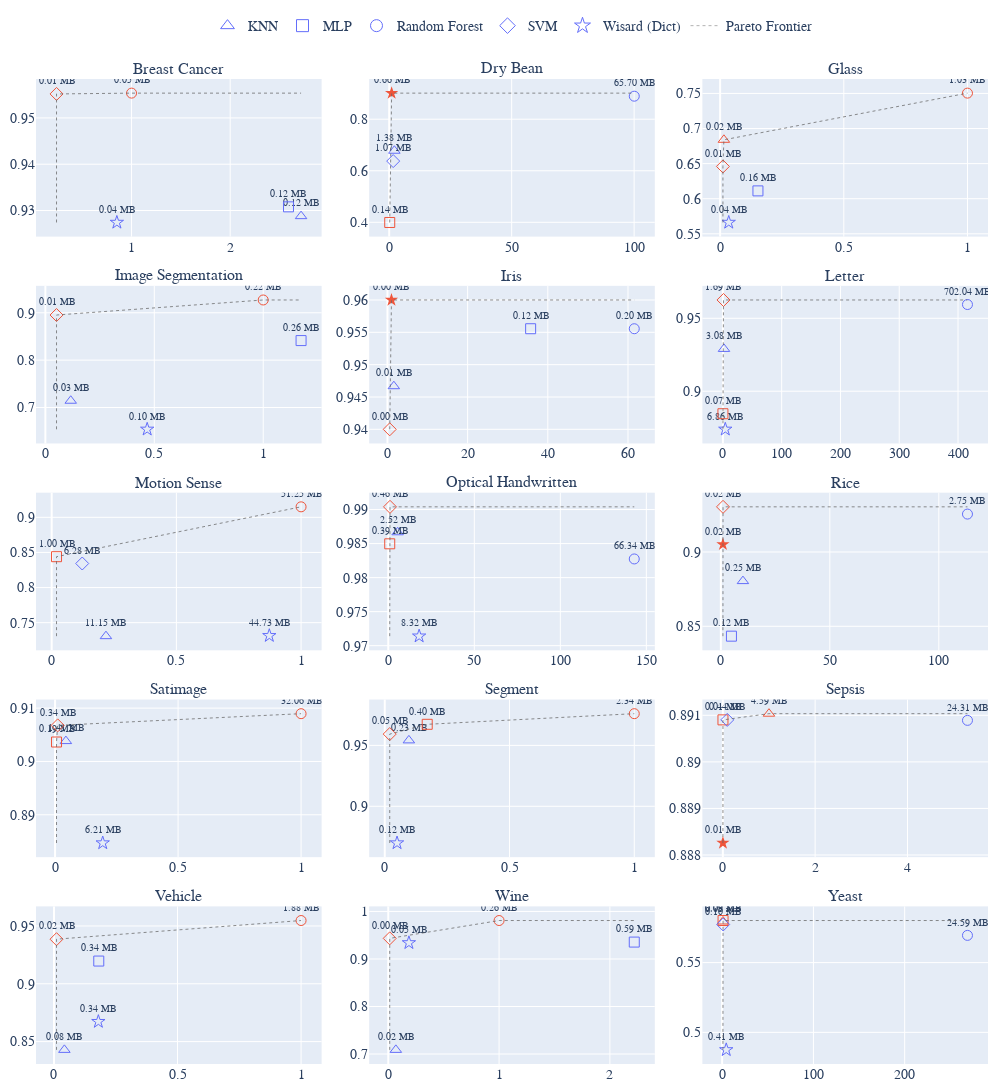

Notebook code for this chart:
### Code cell
from plotly.subplots import make_subplots
import plotly.graph_objects as go
from math import cos, sin, radians

# Assuming 'data' is our DataFrame
data = df.copy()

# dfs = []
# for dset in order_of_datasets:
#     x = data[data["dataset"] == dset].copy()
#     dfs.append(x)
# data = pd.concat(dfs).reset_index(drop=True)

# Define marker symbols for each model
marker_symbols = {
    "KNN": "triangle-up-open",
    "MLP": "square-open",
    # "MLP-2L": "circle-open",
    "RF": "circle-open",
    "SVM": "diamond-open",
    "Dict-Wisard": "star-open",
}

# Define model names for legend
model_names = {
    "KNN": "KNN",
    "MLP": "MLP",
    # "MLP-2L": "MLP-2L",
    "RF": "Random Forest",
    "SVM": "SVM",
    "Dict-Wisard": "Wisard (Dict)",
}

pareto_colors = {
    True: px.colors.qualitative.Plotly[1],
    False: px.colors.qualitative.Plotly[0],
}

rows = 5
cols = 3
datasets = data["dataset"].unique().tolist()
if "Mean" in datasets:
    datasets.remove("Mean")
if "Median" in datasets:
    datasets.remove("Median")


fig = make_subplots(
    rows=rows,
    cols=cols,
    subplot_titles=datasets,
    shared_xaxes=False,
    shared_yaxes=False,
    vertical_spacing=0.05,
    horizontal_spacing=0.05,
)

positions = [
    ("top", "left"),
    ("top", "right"),
    ("top", "left"),
    ("top", "right"),
    ("top", "left"),
    ("top", "right"),
]

for i, dset in enumerate(datasets):
    row = i // cols + 1
    col = i % cols + 1

    dset_df = data[data["dataset"] == dset]

    prev_positions = []

    for j, (model, model_df) in enumerate(dset_df.groupby("model")):
        pareto = model_df["pareto"].iloc[0]
        color = pareto_colors[pareto]
        symbol = marker_symbols[model]
        size = (model_df["model_size"] / 1024 ** 2).iloc[0]
        size = f"{size:.2f} MB"
        

        if model == "Dict-Wisard" and pareto:
            symbol = "star"

        fig.add_trace(
            go.Scatter(
                x=model_df["model_size_relative"],
                y=model_df["metric"],
                mode="markers+text",
                marker=dict(symbol=symbol, size=10, color=color),
                showlegend=False,
                name=model_names[model],
                text=size,
                textfont=dict(family="Times New Roman", size=10),
                textposition="top center",
            ),
            row=row,
            col=col,
        )

        
    pareto_points = dset_df[dset_df["pareto"] == True].copy()
    pareto_points.sort_values(by="model_size_relative", inplace=True)
    # pareto_points = pareto_points.reset_index(drop=True)
    x = pareto_points["model_size_relative"].to_list()
    y = pareto_points["metric"].to_list()

    x.insert(0, min(dset_df["model_size_relative"]))
    y.insert(0, min(dset_df["metric"]))

    x.append(max(dset_df["model_size_relative"]))
    y.append(max(dset_df["metric"]))


    fig.add_trace(
        go.Scatter(
            x=x,
            y=y,
            mode="lines",
            line=dict(
                color=px.colors.qualitative.Prism_r[0], width=0.75, dash="dot"
            ),
            showlegend=False,
        ),
        row=row,
        col=col,
    )

    # Add secondary x-axis
    # fig.update_xaxes(secondary_x=True, row=row, col=col, title_text="Model Size", tickvals=dset_df["model_size_relative"], ticktext=dset_df["model_size"])
    

# Manually map symbols to names in the legend
legend_labels = {
    symbol: model_names[model] for model, symbol in marker_symbols.items()
}

# Create a custom legend
custom_legend = []
for symbol, model_name in legend_labels.items():
    custom_legend.append(
        go.Scatter(
            x=[None],
            y=[None],
            mode="markers",
            marker=dict(
                symbol=symbol, size=12, color=px.colors.qualitative.Plotly[0]
            ),
            name=model_name,
        )
    )

custom_legend.append(
    go.Scatter(
        x=[None],
        y=[None],
        mode="lines",
        line=dict(
            color=px.colors.qualitative.Prism_r[0], width=0.5, dash="dot"
        ),
        name="Pareto Frontier",
    )
)

for trace in custom_legend:
    fig.add_trace(trace)

fig.update_layout(
    height=1200,
    width=1000,
    margin=dict(l=10, r=10, t=10, b=10),
    font=dict(family="Times New Roman", size=14),
    legend=dict(
        title="",  # Set title to empty string to remove the legend title
        orientation="h",
        yanchor="top",
        y=1.07,
        xanchor="center",
        x=0.5,
        traceorder="normal",  # Set trace order to normal to arrange legend entries horizontally
    ),
)

write_figure("model_metric_size.pdf", fig)

fig.show()

### Figure 1 — Plotly figure (JSON) as saved in the notebook; plotly's stock layout.template omitted (floating-point values rounded to 4 significant figures)
{"data": [{"marker": {"color": "#636EFA", "size": 10, "symbol": "star-open"}, "mode": "markers+text", "name": "Wisard (Dict)", "showlegend": false, "text": "0.04 MB", "textfont": {"family": "Times New Roman", "size": 10}, "textposition": "top center", "type": "scatter", "x": [0.8511], "xaxis": "x", "y": [0.9274], "yaxis": "y"}, {"marker": {"color": "#636EFA", "size": 10, "symbol": "triangle-up-open"}, "mode": "markers+text", "name": "KNN", "showlegend": false, "text": "0.12 MB", "textfont": {"family": "Times New Roman", "size": 10}, "textposition": "top center", "type": "scatter", "x": [2.719], "xaxis": "x", "y": [0.9288], "yaxis": "y"}, {"marker": {"color": "#636EFA", "size": 10, "symbol": "square-open"}, "mode": "markers+text", "name": "MLP", "showlegend": false, "text": "0.12 MB", "textfont": {"family": "Times New Roman", "size": 10}, "textposition": "top center", "type": "scatter", "x": [2.591], "xaxis": "x", "y": [0.9308], "yaxis": "y"}, {"marker": {"color": "#EF553B", "size": 10, "symbol": "circle-open"}, "mode": "markers+text", "name": "Random Forest", "showlegend": false, "text": "0.05 MB", "textfont": {"family": "Times New Roman", "size": 10}, "textposition": "top center", "type": "scatter", "x": [1], "xaxis": "x", "y": [0.9554], "yaxis": "y"}, {"marker": {"color": "#EF553B", "size": 10, "symbol": "diamond-open"}, "mode": "markers+text", "name": "SVM", "showlegend": false, "text": "0.01 MB", "textfont": {"family": "Times New Roman", "size": 10}, "textposition": "top center", "type": "scatter", "x": [0.2392], "xaxis": "x", "y": [0.9552], "yaxis": "y"}, {"line": {"color": "rgb(102, 102, 102)", "dash": "dot", "width": 0.75}, "mode": "lines", "showlegend": false, "type": "scatter", "x": [0.2392, 0.2392, 1, 2.719], "xaxis": "x", "y": [0.9274, 0.9552, 0.9554, 0.9554], "yaxis": "y"}, {"marker": {"color": "#EF553B", "size": 10, "symbol": "star"}, "mode": "markers+text", "name": "Wisard (Dict)", "showlegend": false, "text": "0.66 MB", "textfont": {"family": "Times New Roman", "size": 10}, "textposition": "top center", "type": "scatter", "x": [1], "xaxis": "x2", "y": [0.9012], "yaxis": "y2"}, {"marker": {"color": "#636EFA", "size": 10, "symbol": "triangle-up-open"}, "mode": "markers+text", "name": "KNN", "showlegend": false, "text": "1.38 MB", "textfont": {"family": "Times New Roman", "size": 10}, "textposition": "top center", "type": "scatter", "x": [2.109], "xaxis": "x2", "y": [0.6777], "yaxis": "y2"}, {"marker": {"color": "#EF553B", "size": 10, "symbol": "square-open"}, "mode": "markers+text", "name": "MLP", "showlegend": false, "text": "0.14 MB", "textfont": {"family": "Times New Roman", "size": 10}, "textposition": "top center", "type": "scatter", "x": [0.2155], "xaxis": "x2", "y": [0.3994], "yaxis": "y2"}, {"marker": {"color": "#636EFA", "size": 10, "symbol": "circle-open"}, "mode": "markers+text", "name": "Random Forest", "showlegend": false, "text": "65.70 MB", "textfont": {"family": "Times New Roman", "size": 10}, "textposition": "top center", "type": "scatter", "x": [100.1], "xaxis": "x2", "y": [0.8894], "yaxis": "y2"}, {"marker": {"color": "#636EFA", "size": 10, "symbol": "diamond-open"}, "mode": "markers+text", "name": "SVM", "showlegend": false, "text": "1.07 MB", "textfont": {"family": "Times New Roman", "size": 10}, "textposition": "top center", "type": "scatter", "x": [1.629], "xaxis": "x2", "y": [0.6375], "yaxis": "y2"}, {"line": {"color": "rgb(102, 102, 102)", "dash": "dot", "width": 0.75}, "mode": "lines", "showlegend": false, "type": "scatter", "x": [0.2155, 0.2155, 1, 100.1], "xaxis": "x2", "y": [0.3994, 0.3994, 0.9012, 0.9012], "yaxis": "y2"}, {"marker": {"color": "#636EFA", "size": 10, "symbol": "star-open"}, "mode": "markers+text", "name": "Wisard (Dict)", "showlegend": false, "text": "0.04 MB", "textfont": {"family": "Times New Roman", "size": 10}, "textposition": "top center", "type": "scatter", "x": [0.03483], "xaxis": "x3", "y": [0.5661], "yaxis": "y3"}, {"marker": {"color": "#EF553B", "size": 10, "symbol": "triangle-up-open"}, "mode": "markers+text", "name": "KNN", "showlegend": false, "text": "0.02 MB", "textfont": {"family": "Times New Roman", "size": 10}, "textposition": "top center", "type": "scatter", "x": [0.01526], "xaxis": "x3", "y": [0.6839], "yaxis": "y3"}, {"marker": {"color": "#636EFA", "size": 10, "symbol": "square-open"}, "mode": "markers+text", "name": "MLP", "showlegend": false, "text": "0.16 MB", "textfont": {"family": "Times New Roman", "size": 10}, "textposition": "top center", "type": "scatter", "x": [0.1529], "xaxis": "x3", "y": [0.6111], "yaxis": "y3"}, {"marker": {"color": "#EF553B", "size": 10, "symbol": "circle-open"}, "mode": "markers+text", "name": "Random Forest", "showlegend": false, "text": "1.03 MB", "textfont": {"family": "Times New Roman", "size": 10}, "textposition": "top center", "type": "scatter", "x": [1], "xaxis": "x3", "y": [0.7505], "yaxis": "y3"}, {"marker": {"color": "#EF553B", "size": 10, "symbol": "diamond-open"}, "mode": "markers+text", "name": "SVM", "showlegend": false, "text": "0.01 MB", "textfont": {"family": "Times New Roman", "size": 10}, "textposition": "top center", "type": "scatter", "x": [0.01135], "xaxis": "x3", "y": [0.646], "yaxis": "y3"}, {"line": {"color": "rgb(102, 102, 102)", "dash": "dot", "width": 0.75}, "mode": "lines", "showlegend": false, "type": "scatter", "x": [0.01135, 0.01135, 0.01526, 1, 1], "xaxis": "x3", "y": [0.5661, 0.646, 0.6839, 0.7505, 0.7505], "yaxis": "y3"}, {"marker": {"color": "#636EFA", "size": 10, "symbol": "star-open"}, "mode": "markers+text", "name": "Wisard (Dict)", "showlegend": false, "text": "0.10 MB", "textfont": {"family": "Times New Roman", "size": 10}, "textposition": "top center", "type": "scatter", "x": [0.4674], "xaxis": "x4", "y": [0.654], "yaxis": "y4"}, {"marker": {"color": "#636EFA", "size": 10, "symbol": "triangle-up-open"}, "mode": "markers+text", "name": "KNN", "showlegend": false, "text": "0.03 MB", "textfont": {"family": "Times New Roman", "size": 10}, "textposition": "top center", "type": "scatter", "x": [0.1165], "xaxis": "x4", "y": [0.7143], "yaxis": "y4"}, {"marker": {"color": "#636EFA", "size": 10, "symbol": "square-open"}, "mode": "markers+text", "name": "MLP", "showlegend": false, "text": "0.26 MB", "textfont": {"family": "Times New Roman", "size": 10}, "textposition": "top center", "type": "scatter", "x": [1.174], "xaxis": "x4", "y": [0.8413], "yaxis": "y4"}, {"marker": {"color": "#EF553B", "size": 10, "symbol": "circle-open"}, "mode": "markers+text", "name": "Random Forest", "showlegend": false, "text": "0.22 MB", "textfont": {"family": "Times New Roman", "size": 10}, "textposition": "top center", "type": "scatter", "x": [1], "xaxis": "x4", "y": [0.927], "yaxis": "y4"}, {"marker": {"color": "#EF553B", "size": 10, "symbol": "diamond-open"}, "mode": "markers+text", "name": "SVM", "showlegend": false, "text": "0.01 MB", "textfont": {"family": "Times New Roman", "size": 10}, "textposition": "top center", "type": "scatter", "x": [0.05124], "xaxis": "x4", "y": [0.8952], "yaxis": "y4"}, {"line": {"color": "rgb(102, 102, 102)", "dash": "dot", "width": 0.75}, "mode": "lines", "showlegend": false, "type": "scatter", "x": [0.05124, 0.05124, 1, 1.174], "xaxis": "x4", "y": [0.654, 0.8952, 0.927, 0.927], "yaxis": "y4"}, {"marker": {"color": "#EF553B", "size": 10, "symbol": "star"}, "mode": "markers+text", "name": "Wisard (Dict)", "showlegend": false, "text": "0.00 MB", "textfont": {"family": "Times New Roman", "size": 10}, "textposition": "top center", "type": "scatter", "x": [1], "xaxis": "x5", "y": [0.96], "yaxis": "y5"}, {"marker": {"color": "#636EFA", "size": 10, "symbol": "triangle-up-open"}, "mode": "markers+text", "name": "KNN", "showlegend": false, "text": "0.01 MB", "textfont": {"family": "Times New Roman", "size": 10}, "textposition": "top center", "type": "scatter", "x": [1.592], "xaxis": "x5", "y": [0.9467], "yaxis": "y5"}, {"marker": {"color": "#636EFA", "size": 10, "symbol": "square-open"}, "mode": "markers+text", "name": "MLP", "showlegend": false, "text": "0.12 MB", "textfont": {"family": "Times New Roman", "size": 10}, "textposition": "top center", "type": "scatter", "x": [35.72], "xaxis": "x5", "y": [0.9556], "yaxis": "y5"}, {"marker": {"color": "#636EFA", "size": 10, "symbol": "circle-open"}, "mode": "markers+text", "name": "Random Forest", "showlegend": false, "text": "0.20 MB", "textfont": {"family": "Times New Roman", "size": 10}, "textposition": "top center", "type": "scatter", "x": [61.57], "xaxis": "x5", "y": [0.9556], "yaxis": "y5"}, {"marker": {"color": "#EF553B", "size": 10, "symbol": "diamond-open"}, "mode": "markers+text", "name": "SVM", "showlegend": false, "text": "0.00 MB", "textfont": {"family": "Times New Roman", "size": 10}, "textposition": "top center", "type": "scatter", "x": [0.5691], "xaxis": "x5", "y": [0.94], "yaxis": "y5"}, {"line": {"color": "rgb(102, 102, 102)", "dash": "dot", "width": 0.75}, "mode": "lines", "showlegend": false, "type": "scatter", "x": [0.5691, 0.5691, 1, 61.57], "xaxis": "x5", "y": [0.94, 0.94, 0.96, 0.96], "yaxis": "y5"}, {"marker": {"color": "#636EFA", "size": 10, "symbol": "star-open"}, "mode": "markers+text", "name": "Wisard (Dict)", "showlegend": false, "text": "6.86 MB", "textfont": {"family": "Times New Roman", "size": 10}, "textposition": "top center", "type": "scatter", "x": [4.066], "xaxis": "x6", "y": [0.8739], "yaxis": "y6"}, {"marker": {"color": "#636EFA", "size": 10, "symbol": "triangle-up-open"}, "mode": "markers+text", "name": "KNN", "showlegend": false, "text": "3.08 MB", "textfont": {"family": "Times New Roman", "size": 10}, "textposition": "top center", "type": "scatter", "x": [1.824], "xaxis": "x6", "y": [0.929], "yaxis": "y6"}, {"marker": {"color": "#EF553B", "size": 10, "symbol": "square-open"}, "mode": "markers+text", "name": "MLP", "showlegend": false, "text": "0.07 MB", "textfont": {"family": "Times New Roman", "size": 10}, "textposition": "top center", "type": "scatter", "x": [0.04437], "xaxis": "x6", "y": [0.8846], "yaxis": "y6"}, {"marker": {"color": "#636EFA", "size": 10, "symbol": "circle-open"}, "mode": "markers+text", "name": "Random Forest", "showlegend": false, "text": "702.04 MB", "textfont": {"family": "Times New Roman", "size": 10}, "textposition": "top center", "type": "scatter", "x": [416.1], "xaxis": "x6", "y": [0.9594], "yaxis": "y6"}, {"marker": {"color": "#EF553B", "size": 10, "symbol": "diamond-open"}, "mode": "markers+text", "name": "SVM", "showlegend": false, "text": "1.69 MB", "textfont": {"family": "Times New Roman", "size": 10}, "textposition": "top center", "type": "scatter", "x": [1], "xaxis": "x6", "y": [0.9626], "yaxis": "y6"}, {"line": {"color": "rgb(102, 102, 102)", "dash": "dot", "width": 0.75}, "mode": "lines", "showlegend": false, "type": "scatter", "x": [0.04437, 0.04437, 1, 416.1], "xaxis": "x6", "y": [0.8739, 0.8846, 0.9626, 0.9626], "yaxis": "y6"}, {"marker": {"color": "#636EFA", "size": 10, "symbol": "star-open"}, "mode": "markers+text", "name": "Wisard (Dict)", "showlegend": false, "text": "44.73 MB", "textfont": {"family": "Times New Roman", "size": 10}, "textposition": "top center", "type": "scatter", "x": [0.8727], "xaxis": "x7", "y": [0.7314], "yaxis": "y7"}, {"marker": {"color": "#636EFA", "size": 10, "symbol": "triangle-up-open"}, "mode": "markers+text", "name": "KNN", "showlegend": false, "text": "11.15 MB", "textfont": {"family": "Times New Roman", "size": 10}, "textposition": "top center", "type": "scatter", "x": [0.2176], "xaxis": "x7", "y": [0.7307], "yaxis": "y7"}, {"marker": {"color": "#EF553B", "size": 10, "symbol": "square-open"}, "mode": "markers+text", "name": "MLP", "showlegend": false, "text": "1.00 MB", "textfont": {"family": "Times New Roman", "size": 10}, "textposition": "top center", "type": "scatter", "x": [0.01945], "xaxis": "x7", "y": [0.8439], "yaxis": "y7"}, {"marker": {"color": "#EF553B", "size": 10, "symbol": "circle-open"}, "mode": "markers+text", "name": "Random Forest", "showlegend": false, "text": "51.25 MB", "textfont": {"family": "Times New Roman", "size": 10}, "textposition": "top center", "type": "scatter", "x": [1], "xaxis": "x7", "y": [0.915], "yaxis": "y7"}, {"marker": {"color": "#636EFA", "size": 10, "symbol": "diamond-open"}, "mode": "markers+text", "name": "SVM", "showlegend": false, "text": "6.28 MB", "textfont": {"family": "Times New Roman", "size": 10}, "textposition": "top center", "type": "scatter", "x": [0.1225], "xaxis": "x7", "y": [0.8342], "yaxis": "y7"}, {"line": {"color": "rgb(102, 102, 102)", "dash": "dot", "width": 0.75}, "mode": "lines", "showlegend": false, "type": "scatter", "x": [0.01945, 0.01945, 1, 1], "xaxis": "x7", "y": [0.7307, 0.8439, 0.915, 0.915], "yaxis": "y7"}, {"marker": {"color": "#636EFA", "size": 10, "symbol": "star-open"}, "mode": "markers+text", "name": "Wisard (Dict)", "showlegend": false, "text": "8.32 MB", "textfont": {"family": "Times New Roman", "size": 10}, "textposition": "top center", "type": "scatter", "x": [17.93], "xaxis": "x8", "y": [0.9714], "yaxis": "y8"}, {"marker": {"color": "#636EFA", "size": 10, "symbol": "triangle-up-open"}, "mode": "markers+text", "name": "KNN", "showlegend": false, "text": "2.52 MB", "textfont": {"family": "Times New Roman", "size": 10}, "textposition": "top center", "type": "scatter", "x": [5.44], "xaxis": "x8", "y": [0.9867], "yaxis": "y8"}, {"marker": {"color": "#EF553B", "size": 10, "symbol": "square-open"}, "mode": "markers+text", "name": "MLP", "showlegend": false, "text": "0.39 MB", "textfont": {"family": "Times New Roman", "size": 10}, "textposition": "top center", "type": "scatter", "x": [0.8391], "xaxis": "x8", "y": [0.985], "yaxis": "y8"}, {"marker": {"color": "#636EFA", "size": 10, "symbol": "circle-open"}, "mode": "markers+text", "name": "Random Forest", "showlegend": false, "text": "66.34 MB", "textfont": {"family": "Times New Roman", "size": 10}, "textposition": "top center", "type": "scatter", "x": [143.0], "xaxis": "x8", "y": [0.9827], "yaxis": "y8"}, {"marker": {"color": "#EF553B", "size": 10, "symbol": "diamond-open"}, "mode": "markers+text", "name": "SVM", "showlegend": false, "text": "0.46 MB", "textfont": {"family": "Times New Roman", "size": 10}, "textposition": "top center", "type": "scatter", "x": [1], "xaxis": "x8", "y": [0.9904], "yaxis": "y8"}, {"line": {"color": "rgb(102, 102, 102)", "dash": "dot", "width": 0.75}, "mode": "lines", "showlegend": false, "type": "scatter", "x": [0.8391, 0.8391, 1, 143.0], "xaxis": "x8", "y": [0.9714, 0.985, 0.9904, 0.9904], "yaxis": "y8"}, {"marker": {"color": "#EF553B", "size": 10, "symbol": "star"}, "mode": "markers+text", "name": "Wisard (Dict)", "showlegend": false, "text": "0.02 MB", "textfont": {"family": "Times New Roman", "size": 10}, "textposition": "top center", "type": "scatter", "x": [0.9606], "xaxis": "x9", "y": [0.9051], "yaxis": "y9"}, {"marker": {"color": "#636EFA", "size": 10, "symbol": "triangle-up-open"}, "mode": "markers+text", "name": "KNN", "showlegend": false, "text": "0.25 MB", "textfont": {"family": "Times New Roman", "size": 10}, "textposition": "top center", "type": "scatter", "x": [10.14], "xaxis": "x9", "y": [0.8804], "yaxis": "y9"}, {"marker": {"color": "#636EFA", "size": 10, "symbol": "square-open"}, "mode": "markers+text", "name": "MLP", "showlegend": false, "text": "0.12 MB", "textfont": {"family": "Times New Roman", "size": 10}, "textposition": "top center", "type": "scatter", "x": [4.867], "xaxis": "x9", "y": [0.8433], "yaxis": "y9"}, {"marker": {"color": "#636EFA", "size": 10, "symbol": "circle-open"}, "mode": "markers+text", "name": "Random Forest", "showlegend": false, "text": "2.75 MB", "textfont": {"family": "Times New Roman", "size": 10}, "textposition": "top center", "type": "scatter", "x": [113.1], "xaxis": "x9", "y": [0.9255], "yaxis": "y9"}, {"marker": {"color": "#EF553B", "size": 10, "symbol": "diamond-open"}, "mode": "markers+text", "name": "SVM", "showlegend": false, "text": "0.02 MB", "textfont": {"family": "Times New Roman", "size": 10}, "textposition": "top center", "type": "scatter", "x": [1], "xaxis": "x9", "y": [0.9304], "yaxis": "y9"}, {"line": {"color": "rgb(102, 102, 102)", "dash": "dot", "width": 0.75}, "mode": "lines", "showlegend": false, "type": "scatter", "x": [0.9606, 0.9606, 1, 113.1], "xaxis": "x9", "y": [0.8433, 0.9051, 0.9304, 0.9304], "yaxis": "y9"}, {"marker": {"color": "#636EFA", "size": 10, "symbol": "star-open"}, "mode": "markers+text", "name": "Wisard (Dict)", "showlegend": false, "text": "6.21 MB", "textfont": {"family": "Times New Roman", "size": 10}, "textposition": "top center", "type": "scatter", "x": [0.1938], "xaxis": "x10", "y": [0.8847], "yaxis": "y10"}, {"marker": {"color": "#636EFA", "size": 10, "symbol": "triangle-up-open"}, "mode": "markers+text", "name": "KNN", "showlegend": false, "text": "1.41 MB", "textfont": {"family": "Times New Roman", "size": 10}, "textposition": "top center", "type": "scatter", "x": [0.04399], "xaxis": "x10", "y": [0.9038], "yaxis": "y10"}, {"marker": {"color": "#EF553B", "size": 10, "symbol": "square-open"}, "mode": "markers+text", "name": "MLP", "showlegend": false, "text": "0.19 MB", "textfont": {"family": "Times New Roman", "size": 10}, "textposition": "top center", "type": "scatter", "x": [0.005957], "xaxis": "x10", "y": [0.9036], "yaxis": "y10"}, {"marker": {"color": "#EF553B", "size": 10, "symbol": "circle-open"}, "mode": "markers+text", "name": "Random Forest", "showlegend": false, "text": "32.06 MB", "textfont": {"family": "Times New Roman", "size": 10}, "textposition": "top center", "type": "scatter", "x": [1], "xaxis": "x10", "y": [0.909], "yaxis": "y10"}, {"marker": {"color": "#EF553B", "size": 10, "symbol": "diamond-open"}, "mode": "markers+text", "name": "SVM", "showlegend": false, "text": "0.34 MB", "textfont": {"family": "Times New Roman", "size": 10}, "textposition": "top center", "type": "scatter", "x": [0.01065], "xaxis": "x10", "y": [0.9068], "yaxis": "y10"}, {"line": {"color": "rgb(102, 102, 102)", "dash": "dot", "width": 0.75}, "mode": "lines", "showlegend": false, "type": "scatter", "x": [0.005957, 0.005957, 0.01065, 1, 1], "xaxis": "x10", "y": [0.8847, 0.9036, 0.9068, 0.909, 0.909], "yaxis": "y10"}, {"marker": {"color": "#636EFA", "size": 10, "symbol": "star-open"}, "mode": "markers+text", "name": "Wisard (Dict)", "showlegend": false, "text": "0.12 MB", "textfont": {"family": "Times New Roman", "size": 10}, "textposition": "top center", "type": "scatter", "x": [0.04933], "xaxis": "x11", "y": [0.8698], "yaxis": "y11"}, {"marker": {"color": "#636EFA", "size": 10, "symbol": "triangle-up-open"}, "mode": "markers+text", "name": "KNN", "showlegend": false, "text": "0.23 MB", "textfont": {"family": "Times New Roman", "size": 10}, "textposition": "top center", "type": "scatter", "x": [0.09674], "xaxis": "x11", "y": [0.9541], "yaxis": "y11"}, {"marker": {"color": "#EF553B", "size": 10, "symbol": "square-open"}, "mode": "markers+text", "name": "MLP", "showlegend": false, "text": "0.40 MB", "textfont": {"family": "Times New Roman", "size": 10}, "textposition": "top center", "type": "scatter", "x": [0.1703], "xaxis": "x11", "y": [0.9673], "yaxis": "y11"}, {"marker": {"color": "#EF553B", "size": 10, "symbol": "circle-open"}, "mode": "markers+text", "name": "Random Forest", "showlegend": false, "text": "2.34 MB", "textfont": {"family": "Times New Roman", "size": 10}, "textposition": "top center", "type": "scatter", "x": [1], "xaxis": "x11", "y": [0.976], "yaxis": "y11"}, {"marker": {"color": "#EF553B", "size": 10, "symbol": "diamond-open"}, "mode": "markers+text", "name": "SVM", "showlegend": false, "text": "0.05 MB", "textfont": {"family": "Times New Roman", "size": 10}, "textposition": "top center", "type": "scatter", "x": [0.01998], "xaxis": "x11", "y": [0.9593], "yaxis": "y11"}, {"line": {"color": "rgb(102, 102, 102)", "dash": "dot", "width": 0.75}, "mode": "lines", "showlegend": false, "type": "scatter", "x": [0.01998, 0.01998, 0.1703, 1, 1], "xaxis": "x11", "y": [0.8698, 0.9593, 0.9673, 0.976, 0.976], "yaxis": "y11"}, {"marker": {"color": "#EF553B", "size": 10, "symbol": "star"}, "mode": "markers+text", "name": "Wisard (Dict)", "showlegend": false, "text": "0.01 MB", "textfont": {"family": "Times New Roman", "size": 10}, "textposition": "top center", "type": "scatter", "x": [0.002379], "xaxis": "x12", "y": [0.8883], "yaxis": "y12"}, {"marker": {"color": "#EF553B", "size": 10, "symbol": "triangle-up-open"}, "mode": "markers+text", "name": "KNN", "showlegend": false, "text": "4.59 MB", "textfont": {"family": "Times New Roman", "size": 10}, "textposition": "top center", "type": "scatter", "x": [1], "xaxis": "x12", "y": [0.891], "yaxis": "y12"}, {"marker": {"color": "#EF553B", "size": 10, "symbol": "square-open"}, "mode": "markers+text", "name": "MLP", "showlegend": false, "text": "0.01 MB", "textfont": {"family": "Times New Roman", "size": 10}, "textposition": "top center", "type": "scatter", "x": [0.003003], "xaxis": "x12", "y": [0.8909], "yaxis": "y12"}, {"marker": {"color": "#636EFA", "size": 10, "symbol": "circle-open"}, "mode": "markers+text", "name": "Random Forest", "showlegend": false, "text": "24.31 MB", "textfont": {"family": "Times New Roman", "size": 10}, "textposition": "top center", "type": "scatter", "x": [5.3], "xaxis": "x12", "y": [0.8909], "yaxis": "y12"}, {"marker": {"color": "#636EFA", "size": 10, "symbol": "diamond-open"}, "mode": "markers+text", "name": "SVM", "showlegend": false, "text": "0.44 MB", "textfont": {"family": "Times New Roman", "size": 10}, "textposition": "top center", "type": "scatter", "x": [0.09588], "xaxis": "x12", "y": [0.8909], "yaxis": "y12"}, {"line": {"color": "rgb(102, 102, 102)", "dash": "dot", "width": 0.75}, "mode": "lines", "showlegend": false, "type": "scatter", "x": [0.002379, 0.002379, 0.003003, 1, 5.3], "xaxis": "x12", "y": [0.8883, 0.8883, 0.8909, 0.891, 0.891], "yaxis": "y12"}, {"marker": {"color": "#636EFA", "size": 10, "symbol": "star-open"}, "mode": "markers+text", "name": "Wisard (Dict)", "showlegend": false, "text": "0.34 MB", "textfont": {"family": "Times New Roman", "size": 10}, "textposition": "top center", "type": "scatter", "x": [0.1796], "xaxis": "x13", "y": [0.8672], "yaxis": "y13"}, {"marker": {"color": "#636EFA", "size": 10, "symbol": "triangle-up-open"}, "mode": "markers+text", "name": "KNN", "showlegend": false, "text": "0.08 MB", "textfont": {"family": "Times New Roman", "size": 10}, "textposition": "top center", "type": "scatter", "x": [0.04209], "xaxis": "x13", "y": [0.8428], "yaxis": "y13"}, {"marker": {"color": "#636EFA", "size": 10, "symbol": "square-open"}, "mode": "markers+text", "name": "MLP", "showlegend": false, "text": "0.34 MB", "textfont": {"family": "Times New Roman", "size": 10}, "textposition": "top center", "type": "scatter", "x": [0.1813], "xaxis": "x13", "y": [0.9197], "yaxis": "y13"}, {"marker": {"color": "#EF553B", "size": 10, "symbol": "circle-open"}, "mode": "markers+text", "name": "Random Forest", "showlegend": false, "text": "1.88 MB", "textfont": {"family": "Times New Roman", "size": 10}, "textposition": "top center", "type": "scatter", "x": [1], "xaxis": "x13", "y": [0.9547], "yaxis": "y13"}, {"marker": {"color": "#EF553B", "size": 10, "symbol": "diamond-open"}, "mode": "markers+text", "name": "SVM", "showlegend": false, "text": "0.02 MB", "textfont": {"family": "Times New Roman", "size": 10}, "textposition": "top center", "type": "scatter", "x": [0.01028], "xaxis": "x13", "y": [0.9386], "yaxis": "y13"}, {"line": {"color": "rgb(102, 102, 102)", "dash": "dot", "width": 0.75}, "mode": "lines", "showlegend": false, "type": "scatter", "x": [0.01028, 0.01028, 1, 1], "xaxis": "x13", "y": [0.8428, 0.9386, 0.9547, 0.9547], "yaxis": "y13"}, {"marker": {"color": "#636EFA", "size": 10, "symbol": "star-open"}, "mode": "markers+text", "name": "Wisard (Dict)", "showlegend": false, "text": "0.05 MB", "textfont": {"family": "Times New Roman", "size": 10}, "textposition": "top center", "type": "scatter", "x": [0.1863], "xaxis": "x14", "y": [0.9339], "yaxis": "y14"}, {"marker": {"color": "#636EFA", "size": 10, "symbol": "triangle-up-open"}, "mode": "markers+text", "name": "KNN", "showlegend": false, "text": "0.02 MB", "textfont": {"family": "Times New Roman", "size": 10}, "textposition": "top center", "type": "scatter", "x": [0.06848], "xaxis": "x14", "y": [0.7088], "yaxis": "y14"}, {"marker": {"color": "#636EFA", "size": 10, "symbol": "square-open"}, "mode": "markers+text", "name": "MLP", "showlegend": false, "text": "0.59 MB", "textfont": {"family": "Times New Roman", "size": 10}, "textposition": "top center", "type": "scatter", "x": [2.22], "xaxis": "x14", "y": [0.9356], "yaxis": "y14"}, {"marker": {"color": "#EF553B", "size": 10, "symbol": "circle-open"}, "mode": "markers+text", "name": "Random Forest", "showlegend": false, "text": "0.26 MB", "textfont": {"family": "Times New Roman", "size": 10}, "textposition": "top center", "type": "scatter", "x": [1], "xaxis": "x14", "y": [0.981], "yaxis": "y14"}, {"marker": {"color": "#EF553B", "size": 10, "symbol": "diamond-open"}, "mode": "markers+text", "name": "SVM", "showlegend": false, "text": "0.00 MB", "textfont": {"family": "Times New Roman", "size": 10}, "textposition": "top center", "type": "scatter", "x": [0.01322], "xaxis": "x14", "y": [0.9434], "yaxis": "y14"}, {"line": {"color": "rgb(102, 102, 102)", "dash": "dot", "width": 0.75}, "mode": "lines", "showlegend": false, "type": "scatter", "x": [0.01322, 0.01322, 1, 2.22], "xaxis": "x14", "y": [0.7088, 0.9434, 0.981, 0.981], "yaxis": "y14"}, {"marker": {"color": "#636EFA", "size": 10, "symbol": "star-open"}, "mode": "markers+text", "name": "Wisard (Dict)", "showlegend": false, "text": "0.41 MB", "textfont": {"family": "Times New Roman", "size": 10}, "textposition": "top center", "type": "scatter", "x": [4.507], "xaxis": "x15", "y": [0.4874], "yaxis": "y15"}, {"marker": {"color": "#EF553B", "size": 10, "symbol": "triangle-up-open"}, "mode": "markers+text", "name": "KNN", "showlegend": false, "text": "0.08 MB", "textfont": {"family": "Times New Roman", "size": 10}, "textposition": "top center", "type": "scatter", "x": [0.8699], "xaxis": "x15", "y": [0.5795], "yaxis": "y15"}, {"marker": {"color": "#EF553B", "size": 10, "symbol": "square-open"}, "mode": "markers+text", "name": "MLP", "showlegend": false, "text": "0.09 MB", "textfont": {"family": "Times New Roman", "size": 10}, "textposition": "top center", "type": "scatter", "x": [1], "xaxis": "x15", "y": [0.5801], "yaxis": "y15"}, {"marker": {"color": "#636EFA", "size": 10, "symbol": "circle-open"}, "mode": "markers+text", "name": "Random Forest", "showlegend": false, "text": "24.59 MB", "textfont": {"family": "Times New Roman", "size": 10}, "textposition": "top center", "type": "scatter", "x": [268.8], "xaxis": "x15", "y": [0.5695], "yaxis": "y15"}, {"marker": {"color": "#636EFA", "size": 10, "symbol": "diamond-open"}, "mode": "markers+text", "name": "SVM", "showlegend": false, "text": "0.10 MB", "textfont": {"family": "Times New Roman", "size": 10}, "textposition": "top center", "type": "scatter", "x": [1.126], "xaxis": "x15", "y": [0.5773], "yaxis": "y15"}, {"line": {"color": "rgb(102, 102, 102)", "dash": "dot", "width": 0.75}, "mode": "lines", "showlegend": false, "type": "scatter", "x": [0.8699, 0.8699, 1, 268.8], "xaxis": "x15", "y": [0.4874, 0.5795, 0.5801, 0.5801], "yaxis": "y15"}, {"marker": {"color": "#636EFA", "size": 12, "symbol": "triangle-up-open"}, "mode": "markers", "name": "KNN", "type": "scatter", "x": [null], "y": [null]}, {"marker": {"color": "#636EFA", "size": 12, "symbol": "square-open"}, "mode": "markers", "name": "MLP", "type": "scatter", "x": [null], "y": [null]}, {"marker": {"color": "#636EFA", "size": 12, "symbol": "circle-open"}, "mode": "markers", "name": "Random Forest", "type": "scatter", "x": [null], "y": [null]}, {"marker": {"color": "#636EFA", "size": 12, "symbol": "diamond-open"}, "mode": "markers", "name": "SVM", "type": "scatter", "x": [null], "y": [null]}, {"marker": {"color": "#636EFA", "size": 12, "symbol": "star-open"}, "mode": "markers", "name": "Wisard (Dict)", "type": "scatter", "x": [null], "y": [null]}, {"line": {"color": "rgb(102, 102, 102)", "dash": "dot", "width": 0.5}, "mode": "lines", "name": "Pareto Frontier", "type": "scatter", "x": [null], "y": [null]}], "layout": {"annotations": [{"font": {"size": 16}, "showarrow": false, "text": "Breast Cancer", "x": 0.15, "xanchor": "center", "xref": "paper", "y": 1, "yanchor": "bottom", "yref": "paper"}, {"font": {"size": 16}, "showarrow": false, "text": "Dry Bean", "x": 0.5, "xanchor": "center", "xref": "paper", "y": 1, "yanchor": "bottom", "yref": "paper"}, {"font": {"size": 16}, "showarrow": false, "text": "Glass", "x": 0.85, "xanchor": "center", "xref": "paper", "y": 1, "yanchor": "bottom", "yref": "paper"}, {"font": {"size": 16}, "showarrow": false, "text": "Image Segmentation", "x": 0.15, "xanchor": "center", "xref": "paper", "y": 0.79, "yanchor": "bottom", "yref": "paper"}, {"font": {"size": 16}, "showarrow": false, "text": "Iris", "x": 0.5, "xanchor": "center", "xref": "paper", "y": 0.79, "yanchor": "bottom", "yref": "paper"}, {"font": {"size": 16}, "showarrow": false, "text": "Letter", "x": 0.85, "xanchor": "center", "xref": "paper", "y": 0.79, "yanchor": "bottom", "yref": "paper"}, {"font": {"size": 16}, "showarrow": false, "text": "Motion Sense", "x": 0.15, "xanchor": "center", "xref": "paper", "y": 0.58, "yanchor": "bottom", "yref": "paper"}, {"font": {"size": 16}, "showarrow": false, "text": "Optical Handwritten", "x": 0.5, "xanchor": "center", "xref": "paper", "y": 0.58, "yanchor": "bottom", "yref": "paper"}, {"font": {"size": 16}, "showarrow": false, "text": "Rice", "x": 0.85, "xanchor": "center", "xref": "paper", "y": 0.58, "yanchor": "bottom", "yref": "paper"}, {"font": {"size": 16}, "showarrow": false, "text": "Satimage", "x": 0.15, "xanchor": "center", "xref": "paper", "y": 0.37, "yanchor": "bottom", "yref": "paper"}, {"font": {"size": 16}, "showarrow": false, "text": "Segment", "x": 0.5, "xanchor": "center", "xref": "paper", "y": 0.37, "yanchor": "bottom", "yref": "paper"}, {"font": {"size": 16}, "showarrow": false, "text": "Sepsis", "x": 0.85, "xanchor": "center", "xref": "paper", "y": 0.37, "yanchor": "bottom", "yref": "paper"}, {"font": {"size": 16}, "showarrow": false, "text": "Vehicle", "x": 0.15, "xanchor": "center", "xref": "paper", "y": 0.16, "yanchor": "bottom", "yref": "paper"}, {"font": {"size": 16}, "showarrow": false, "text": "Wine", "x": 0.5, "xanchor": "center", "xref": "paper", "y": 0.16, "yanchor": "bottom", "yref": "paper"}, {"font": {"size": 16}, "showarrow": false, "text": "Yeast", "x": 0.85, "xanchor": "center", "xref": "paper", "y": 0.16, "yanchor": "bottom", "yref": "paper"}], "font": {"family": "Times New Roman", "size": 14}, "height": 1200, "legend": {"orientation": "h", "title": {"text": ""}, "traceorder": "normal", "x": 0.5, "xanchor": "center", "y": 1.07, "yanchor": "top"}, "margin": {"b": 10, "l": 10, "r": 10, "t": 10}, "width": 1000, "xaxis": {"anchor": "y", "domain": [0, 0.3]}, "xaxis10": {"anchor": "y10", "domain": [0, 0.3]}, "xaxis11": {"anchor": "y11", "domain": [0.35, 0.65]}, "xaxis12": {"anchor": "y12", "domain": [0.7, 1]}, "xaxis13": {"anchor": "y13", "domain": [0, 0.3]}, "xaxis14": {"anchor": "y14", "domain": [0.35, 0.65]}, "xaxis15": {"anchor": "y15", "domain": [0.7, 1]}, "xaxis2": {"anchor": "y2", "domain": [0.35, 0.65]}, "xaxis3": {"anchor": "y3", "domain": [0.7, 1]}, "xaxis4": {"anchor": "y4", "domain": [0, 0.3]}, "xaxis5": {"anchor": "y5", "domain": [0.35, 0.65]}, "xaxis6": {"anchor": "y6", "domain": [0.7, 1]}, "xaxis7": {"anchor": "y7", "domain": [0, 0.3]}, "xaxis8": {"anchor": "y8", "domain": [0.35, 0.65]}, "xaxis9": {"anchor": "y9", "domain": [0.7, 1]}, "yaxis": {"anchor": "x", "domain": [0.84, 1]}, "yaxis10": {"anchor": "x10", "domain": [0.21, 0.37]}, "yaxis11": {"anchor": "x11", "domain": [0.21, 0.37]}, "yaxis12": {"anchor": "x12", "domain": [0.21, 0.37]}, "yaxis13": {"anchor": "x13", "domain": [0, 0.16]}, "yaxis14": {"anchor": "x14", "domain": [0, 0.16]}, "yaxis15": {"anchor": "x15", "domain": [0, 0.16]}, "yaxis2": {"anchor": "x2", "domain": [0.84, 1]}, "yaxis3": {"anchor": "x3", "domain": [0.84, 1]}, "yaxis4": {"anchor": "x4", "domain": [0.63, 0.79]}, "yaxis5": {"anchor": "x5", "domain": [0.63, 0.79]}, "yaxis6": {"anchor": "x6", "domain": [0.63, 0.79]}, "yaxis7": {"anchor": "x7", "domain": [0.42, 0.58]}, "yaxis8": {"anchor": "x8", "domain": [0.42, 0.58]}, "yaxis9": {"anchor": "x9", "domain": [0.42, 0.58]}}}
